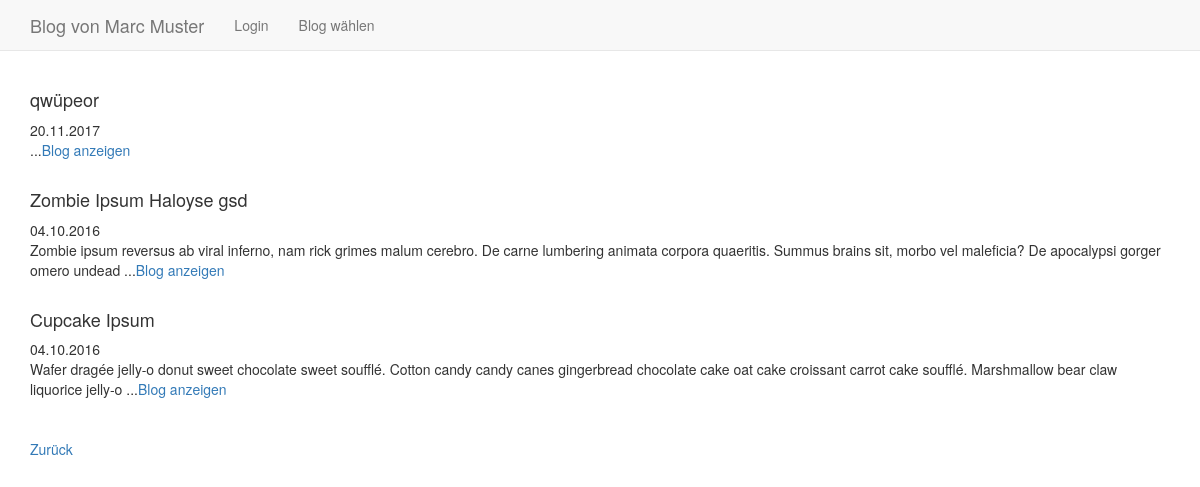
Before: /index.php?function=entries_public&bid=1 with the older database file.
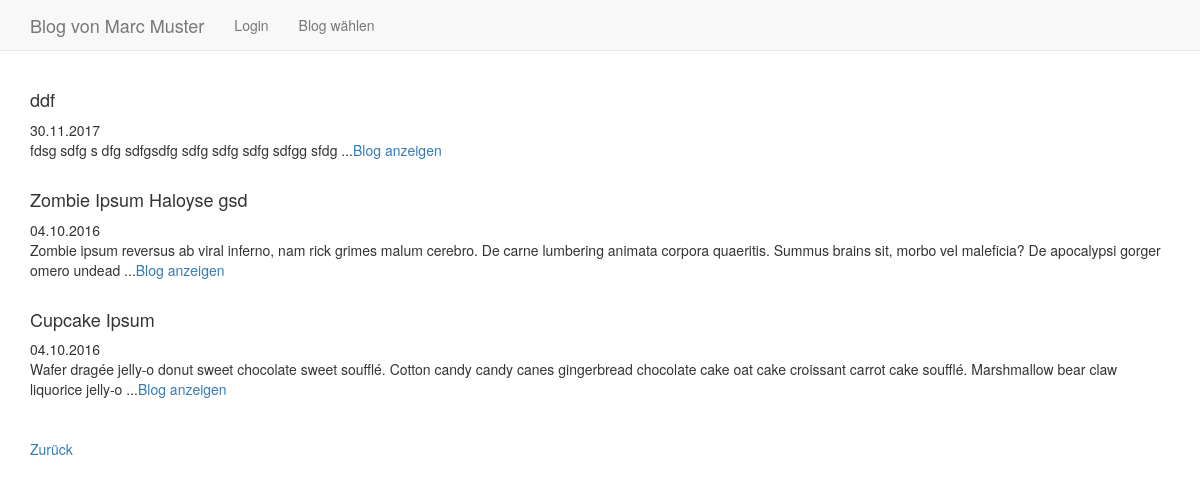
After: the same page with the newer database file.
### tables this page shows
CREATE TABLE `entry` (
	`eid`	INTEGER PRIMARY KEY AUTOINCREMENT,
	`uid`	INTEGER NOT NULL,
	`tid`	INTEGER,
	`datetime`	INTEGER NOT NULL,
	`title`	TEXT NOT NULL,
	`content`	TEXT NOT NULL,
	`picture1`	TEXT,
	`picture2`	TEXT,
	`picture3`	TEXT,
	FOREIGN KEY(`uid`) REFERENCES `user`(`uid`),
	FOREIGN KEY(`tid`) REFERENCES `topic`(`tid`)
);

### include/functions_db.php (called while the page is built, shortened)
<?php
  function getEntries($uid) {
	$alle = [];
	$db = getValue('cfg_db');
	$entries = $db->query("SELECT eid, datetime, title, content, picture1, picture2, picture3 FROM entry WHERE uid=$uid ORDER BY eid DESC");
	while ($entry = $entries->fetchArray()) {
	  $alle[] = $entry;
	}
	return $alle;
  }
?>

### entries_public.php (the view)
<?php
  $entries = getEntries($blogId);
  if ($entries != NULL) {
    foreach ($entries as $entry => $blogs) {
      $content = preg_replace("/[^ ]*$/", '', substr($blogs['content'], 0, 200));
      echo '<h4>'.$blogs['title'].'</h4>';
      echo date('d.m.Y',$blogs['datetime']);
      echo '<br>';
      echo $content.'...';
      echo '<a href="index.php?function=entries_public_details&bid='.$blogId.'&eid='.$blogs['eid'].'">Blog anzeigen </a>';
      echo "<br>"."<br>";
    }
  } else {
      echo "Dieser User hat noch keinen Blog erstellt.";
  }
  echo '<br><a href="index.php?function=blogs&bid='.$blogId.'">Zurück</a>';
?>

Changed rows visible on the page:
removed entry: title "qwüpeor", datetime "20.11.2017"
added entry: title "ddf", datetime "30.11.2017", content "fdsg sdfg s dfg sdfgsdfg sdfg sdfg sdfg sdfgg sfdg"
